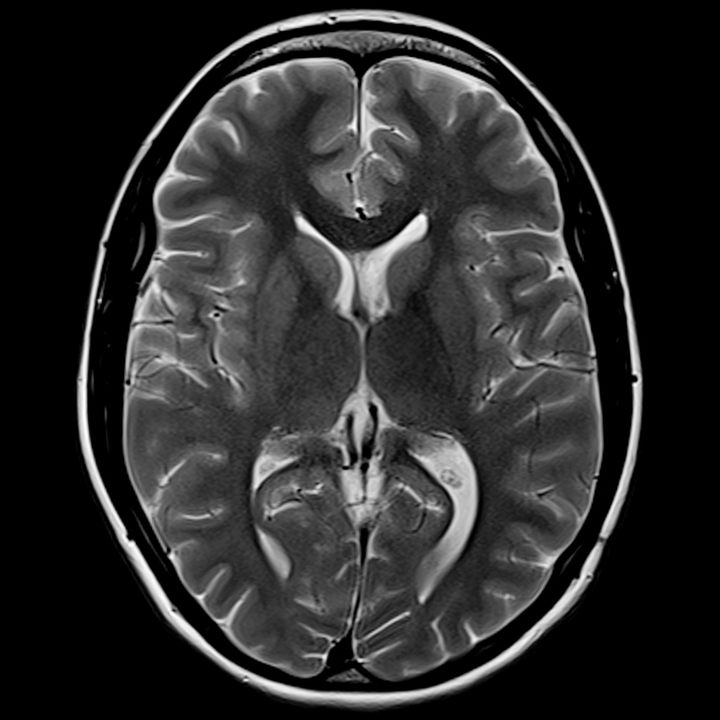
%> input picture TSMO/mri4.jpg, 720 x 720 px
$ octave dither.m   (GNU Octave 9; MATLAB toolbox functions it lacks are replaced by stand-ins)
%> lines starting %> are read from the running program, lines starting %| are printed output that depends on the picture; in (x1, y1, x2, y2) boxes, pixels count from 0 and x2, y2 are one past the last pixel; in counts of white or black regions, pixels touching at a corner belong together; the program's own positions count from 1
clc
clear all
x=imread('mri4.jpg');
%> x is the input picture: size 720x720 uint8; min 0, max 255, mean 44.9
y=im2bw(x);
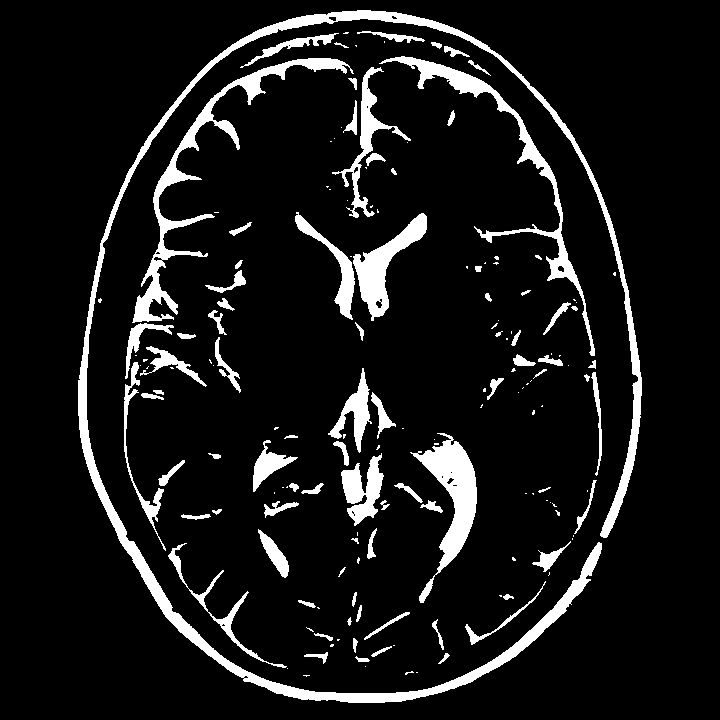
%> y: size 720x720 logical; 9.3% white; 163 white regions (79 under 20 px), largest, box (x1, y1, x2, y2) and area: (78, 10, 642, 703) 14956, (132, 58, 354, 323) 4955, (379, 56, 595, 356) 3934
%x=rgb2gray(x);
%%
 num=2;
 x=imresize(x,[512 512]);
%> x: size 512x512 uint8
 figure(1)
 imshow(x)
 B2=[1 2; 3 0];
 M=num*num;
% B4=[4*B2+1 4*B2+2; 4*B2+3 4*B2+0];
% B8=[4*B4+1 4*B4+2; 4*B4+3 4*B4+0];
% B16=[4*B8+1 4*B8+2; 4*B8+3 4*B8+0];
 B=[0 1; 2 3];
%%
%T=round((255.*(B+0.5))/4);
%T=[32 223;159 96]
%%
 if num==2
     B=B2;
% [8 lines of commented-out code are left out]
 end


 T=round(255*(B+0.5)/M);
[m n]=size(x);
%> m = 512; n = 512
 y=zeros(512,512); %8
 c=0;
 h=(512/num)-1; %8
 for f=0:1:h

 for e=0:1:h

         c=c+1;
         for u=0:num-1
                          for q=0:num-1

             r=(num*e)+1+u;

             d=(num*f)+1+q;

             if x(r,d)< T(u+1,q+1);
                 y(r,d)=0;
             else
                 y(r,d)=255;
             end
             end
         end
     end
 end
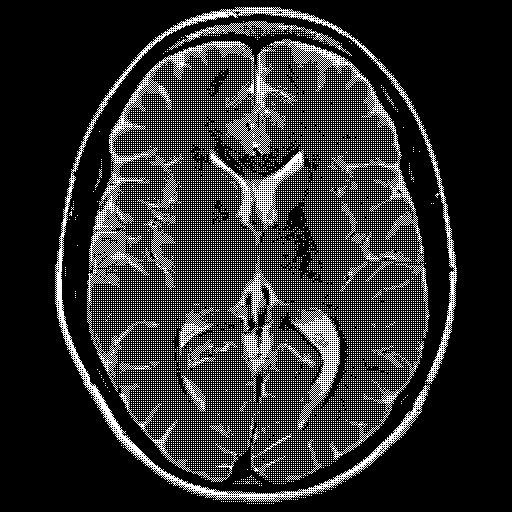
%> y: size 512x512 double; 17.9% white in thin lines or dots, all inside (x1, y1, x2, y2) = (55, 7, 457, 504)
%> after the loop, c = 65536
 R=y;
 G=y;
 B=y;
% %out=cat(R,G,B);
 figure(2)
 imshow(y)

$ run again, with TSMO/mri.png saved as TSMO/mri4.jpg
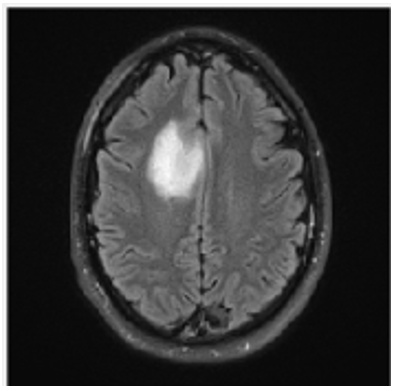
%> input picture TSMO/mri.png, 394 x 391 px
%> x is the input picture: size 391x394x3 uint8; min 0, max 255, mean 59.8
%> `y=im2bw(x);`:
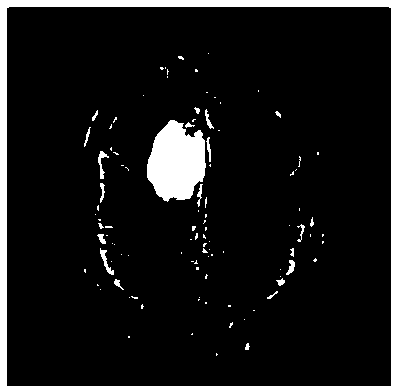
%> y: size 391x394 logical; 8.7% white; 103 white regions (81 under 20 px), largest, box (x1, y1, x2, y2) and area: (0, 0, 394, 391) 8522, (147, 120, 206, 202) 3526, (100, 248, 114, 275) 117
%> x: size 512x512x3 uint8
%> after the loop `for f=0:1:h`:
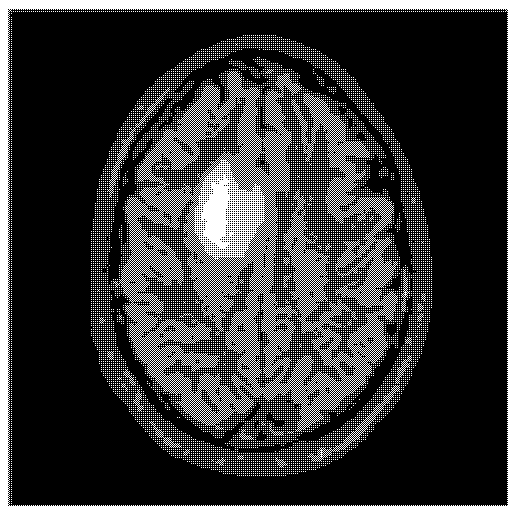
%> y: size 512x512 double; 21.6% white; 11964 white regions (11938 under 20 px), largest, box (x1, y1, x2, y2) and area: (113, 71, 398, 432) 27647, (0, 0, 512, 512) 14890, (307, 385, 400, 462) 496
%> after the loop `for f=0:1:h`: c = 65536

$ run again, with TSMO/mri1.png saved as TSMO/mri4.jpg
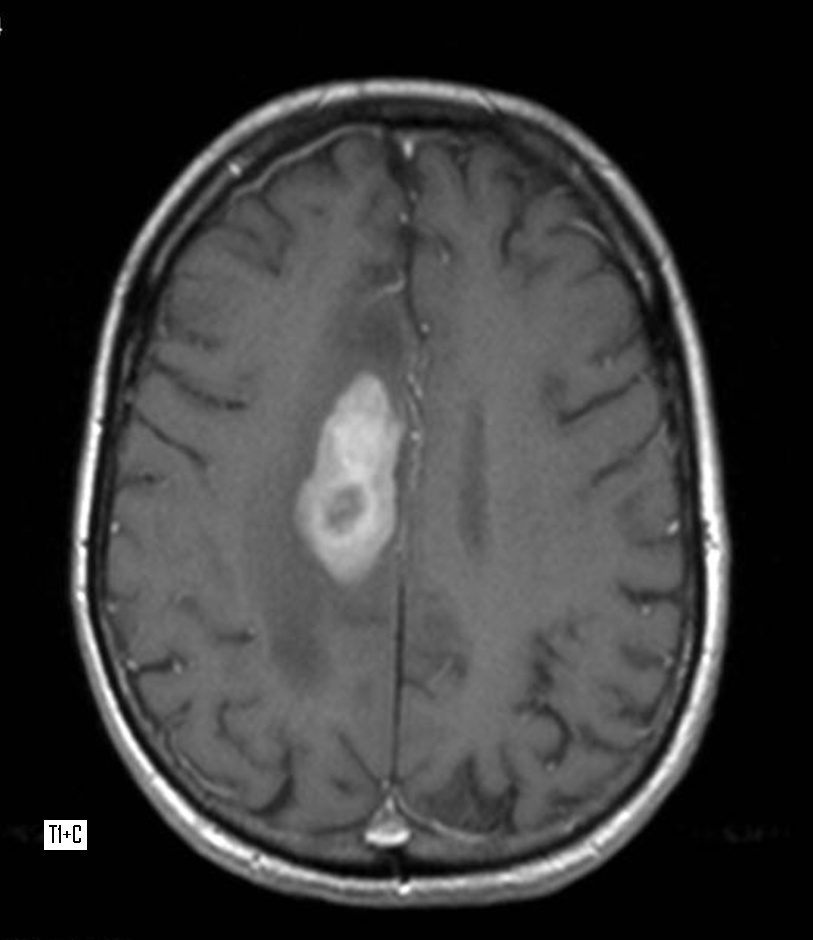
%> input picture TSMO/mri1.png, 813 x 940 px
%> x is the input picture: size 940x813 uint8; min 0, max 255, mean 57.6
%> `y=im2bw(x);`:
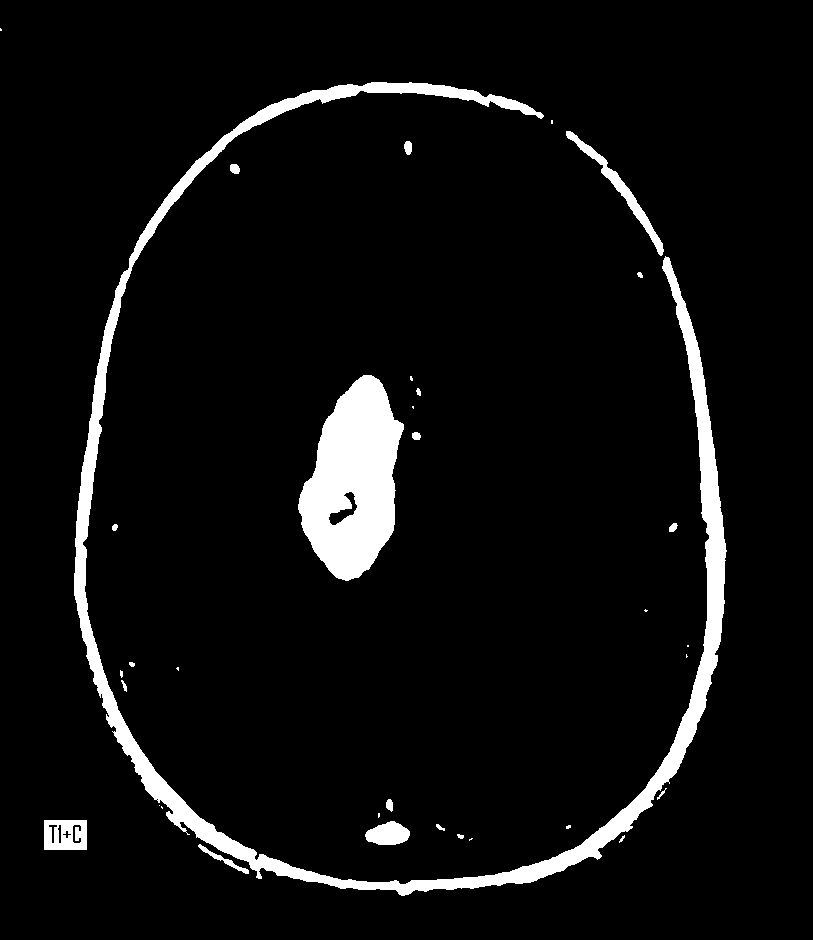
%> y: size 940x813 logical; 5.9% white; 34 white regions (14 under 20 px), largest, box (x1, y1, x2, y2) and area: (74, 82, 727, 896) 27164, (298, 375, 404, 581) 14047, (566, 131, 664, 256) 1301
%> x: size 512x512 uint8
%> after the loop `for f=0:1:h`:
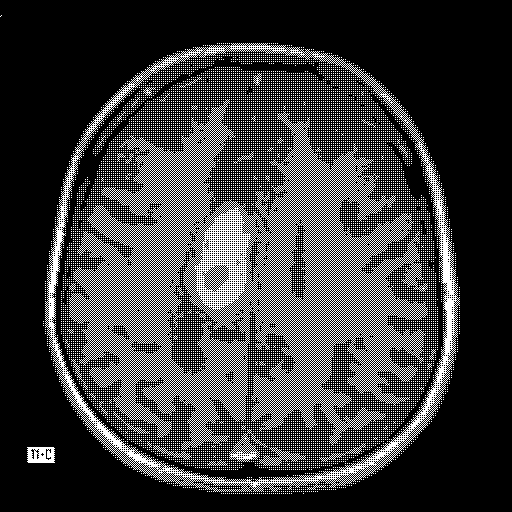
%> y: size 512x512 double; 23.4% white in thin lines or dots, all inside (x1, y1, x2, y2) = (0, 15, 460, 494)
%> after the loop `for f=0:1:h`: c = 65536
